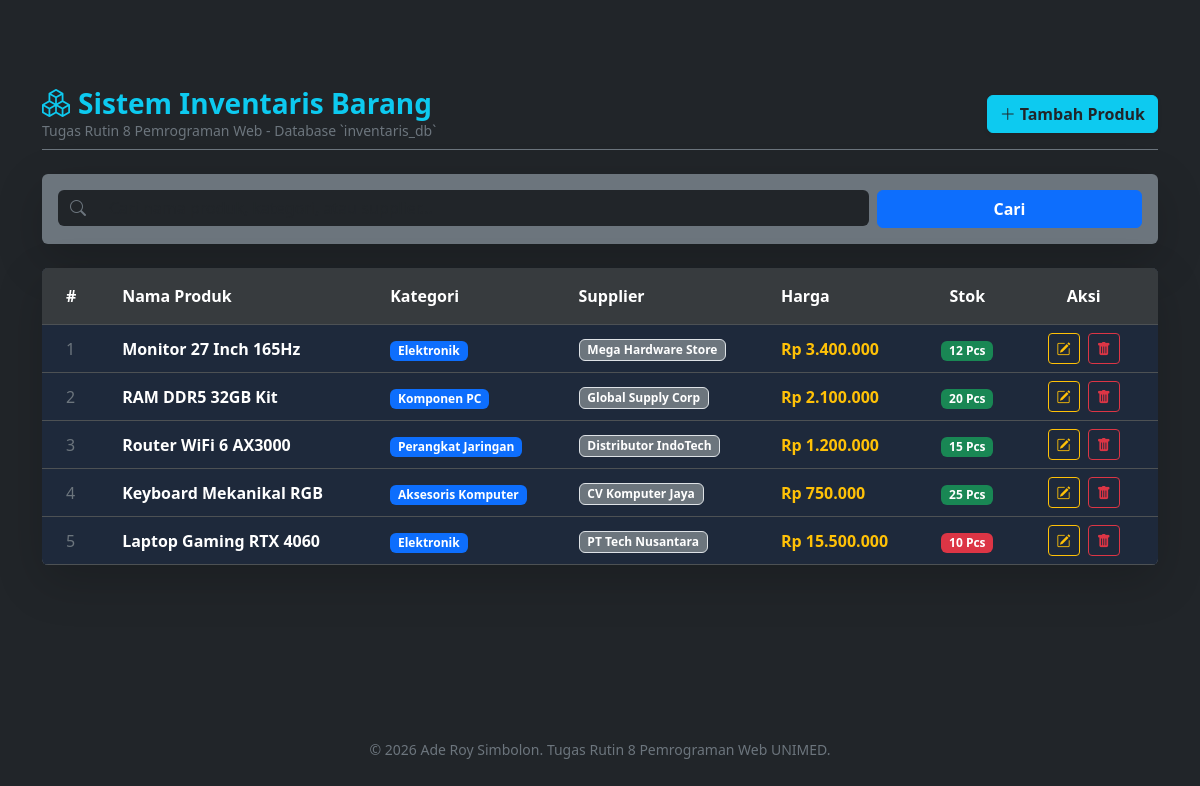
The page / on the database its author committed.
### tables this page shows
CREATE TABLE IF NOT EXISTS produk (
    id INT AUTO_INCREMENT PRIMARY KEY,
    nama_produk VARCHAR(150) NOT NULL,
    harga DECIMAL(12,2) NOT NULL,
    stok INT NOT NULL DEFAULT 0,
    kategori_id INT NOT NULL,
    supplier_id INT NOT NULL,
    created_at TIMESTAMP DEFAULT CURRENT_TIMESTAMP,
    FOREIGN KEY (kategori_id) REFERENCES kategori(id) ON DELETE CASCADE,
    FOREIGN KEY (supplier_id) REFERENCES supplier(id) ON DELETE CASCADE
);

CREATE TABLE IF NOT EXISTS kategori (
    id INT AUTO_INCREMENT PRIMARY KEY,
    nama_kategori VARCHAR(100) NOT NULL
);

CREATE TABLE IF NOT EXISTS supplier (
    id INT AUTO_INCREMENT PRIMARY KEY,
    nama_supplier VARCHAR(100) NOT NULL,
    kontak VARCHAR(50) NOT NULL
);

### index.php (the view, shortened to what this page needs)
<?php
$db = Database::getInstance()->getConnection();
$search = trim($_GET['search'] ?? '');
$limit = 5;
$page = isset($_GET['page']) ? (int)$_GET['page'] : 1;
$offset = ($page - 1) * $limit;
if ($search !== '') {
    $sql = "SELECT p.*, k.nama_kategori, s.nama_supplier
            FROM produk p
            JOIN kategori k ON p.kategori_id = k.id
            JOIN supplier s ON p.supplier_id = s.id
            WHERE p.nama_produk LIKE :search OR k.nama_kategori LIKE :search OR s.nama_supplier LIKE :search
            ORDER BY p.id DESC LIMIT :limit OFFSET :offset";
    $stmt = $db->prepare($sql);
    $stmt->bindValue(':search', "%$search%", PDO::PARAM_STR);
    $stmt->bindValue(':limit', $limit, PDO::PARAM_INT);
    $stmt->bindValue(':offset', $offset, PDO::PARAM_INT);
    $stmt->execute();
    $produkList = $stmt->fetchAll();
} else {
    $sql = "SELECT p.*, k.nama_kategori, s.nama_supplier
            FROM produk p
            JOIN kategori k ON p.kategori_id = k.id
            JOIN supplier s ON p.supplier_id = s.id
            ORDER BY p.id DESC LIMIT :limit OFFSET :offset";
    $stmt = $db->prepare($sql);
    $stmt->bindValue(':limit', $limit, PDO::PARAM_INT);
    $stmt->bindValue(':offset', $offset, PDO::PARAM_INT);
    $stmt->execute();
    $produkList = $stmt->fetchAll();
}
?>
<!DOCTYPE html>
<html lang="id">
<head>
    <link href="https://cdn.jsdelivr.net/npm/bootstrap@5.3.3/dist/css/bootstrap.min.css" rel="stylesheet">
    <link rel="stylesheet" href="https://cdn.jsdelivr.net/npm/bootstrap-icons@1.11.3/font/bootstrap-icons.min.css">
    <link rel="stylesheet" href="css/style.css">
</head>
<body class="bg-dark text-white min-vh-100 d-flex flex-column py-4">
    <div class="container my-auto">
        <div class="d-flex justify-content-between align-items-center mb-4 pb-2 border-bottom border-secondary">
            <div>
                <h1 class="h3 fw-bold mb-0 text-info"><i class="bi bi-boxes me-2"></i>Sistem Inventaris Barang</h1>
                <p class="text-secondary small mb-0">Tugas Rutin 8 Pemrograman Web - Database `inventaris_db`</p>
            </div>
            <a href="create.php" class="btn btn-info fw-bold text-dark shadow-sm"><i class="bi bi-plus-lg me-1"></i>Tambah Produk</a>
        </div>
        <div class="card bg-secondary text-white border-0 shadow-lg mb-4">
            <div class="card-body p-3">
                <form action="index.php" method="GET" class="row g-2">
                    <div class="col-sm-9">
                        <div class="input-group">
                            <span class="input-group-text bg-dark border-0 text-secondary"><i class="bi bi-search"></i></span>
                            <input type="text" name="search" class="form-control bg-dark text-white border-0" placeholder="Cari nama produk, kategori, atau supplier..." value="<?= htmlspecialchars($search); ?>">
                        </div>
                    </div>
                    <div class="col-sm-3 d-flex gap-2">
                        <button type="submit" class="btn btn-primary w-100 fw-bold">Cari</button>
                    </div>
                </form>
            </div>
        </div>
        <div class="card bg-secondary border-0 shadow-lg overflow-hidden mb-4">
            <div class="table-responsive">
                <table class="table table-dark table-hover mb-0 align-middle">
                    <thead class="table-active text-info">
                        <tr>
                            <th class="py-3 px-4">#</th>
                            <th class="py-3">Nama Produk</th>
                            <th class="py-3">Kategori</th>
                            <th class="py-3">Supplier</th>
                            <th class="py-3">Harga</th>
                            <th class="py-3 text-center">Stok</th>
                            <th class="py-3 text-center px-4">Aksi</th>
                        </tr>
                    </thead>
                    <tbody>
                        <?php if (count($produkList) > 0): ?>
                            <?php foreach ($produkList as $index => $row): ?>
                                <tr>
                                    <td class="px-4 text-secondary"><?= $offset + $index + 1; ?></td>
                                    <td class="fw-bold"><?= htmlspecialchars($row['nama_produk']); ?></td>
                                    <td><span class="badge bg-primary"><?= htmlspecialchars($row['nama_kategori']); ?></span></td>
                                    <td><span class="badge bg-secondary border"><?= htmlspecialchars($row['nama_supplier']); ?></span></td>
                                    <td class="text-warning fw-bold">Rp <?= number_format($row['harga'], 0, ',', '.'); ?></td>
                                    <td class="text-center">
                                        <span class="badge <?= $row['stok'] > 10 ? 'bg-success' : 'bg-danger'; ?>">
                                            <?= htmlspecialchars($row['stok']); ?> Pcs
                                        </span>
                                    </td>
                                    <td class="text-center px-4">
                                        <a href="edit.php?id=<?= $row['id']; ?>" class="btn btn-sm btn-outline-warning me-1" title="Edit"><i class="bi bi-pencil-square"></i></a>
                                        <a href="delete.php?id=<?= $row['id']; ?>" class="btn btn-sm btn-outline-danger" title="Hapus" onclick="return confirm('Apakah Anda yakin ingin menghapus produk ini?')"><i class="bi bi-trash-fill"></i></a>
                                    </td>
                                </tr>
                            <?php endforeach; ?>
                        <?php else: ?>
                            <tr>
                                <td colspan="7" class="text-center py-4 text-secondary">Data inventaris barang tidak ditemukan.</td>
                            </tr>
                        <?php endif; ?>
                    </tbody>
                </table>
            </div>
        </div>
    </div>
    <footer class="text-center text-secondary mt-auto pt-4 small">
        <p>&copy; 2026 Ade Roy Simbolon. Tugas Rutin 8 Pemrograman Web UNIMED.</p>
    </footer>
</body>
</html>

### css/style.css (style rules this page uses)
body { font-family: 'Segoe UI', Tahoma, Geneva, Verdana, sans-serif; background-color: #0f172a !important; }
.table-dark { --bs-table-bg: #1e293b; --bs-table-hover-bg: #334155; }

### rows shown on the page
produk: index "1", nama_produk "Monitor 27 Inch 165Hz", kategori.nama_kategori "Elektronik", supplier.nama_supplier "Mega Hardware Store", harga "3.400.000", stok "12"
produk: index "2", nama_produk "RAM DDR5 32GB Kit", kategori.nama_kategori "Komponen PC", supplier.nama_supplier "Global Supply Corp", harga "2.100.000", stok "20"
produk: index "3", nama_produk "Router WiFi 6 AX3000", kategori.nama_kategori "Perangkat Jaringan", supplier.nama_supplier "Distributor IndoTech", harga "1.200.000", stok "15"
produk: index "4", nama_produk "Keyboard Mekanikal RGB", kategori.nama_kategori "Aksesoris Komputer", supplier.nama_supplier "CV Komputer Jaya", harga "750.000", stok "25"
produk: index "5", nama_produk "Laptop Gaming RTX 4060", kategori.nama_kategori "Elektronik", supplier.nama_supplier "PT Tech Nusantara", harga "15.500.000", stok "10"
